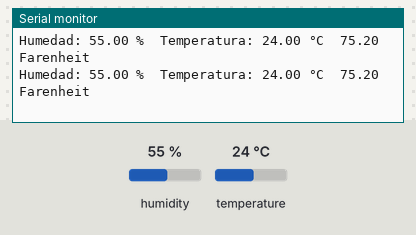
This sketch was run on a simulated Arduino Uno, built with avr-gcc and run on an emulated ATmega328P. Shown: the last lines printed to the serial monitor. Inputs (shaded band) come from the test bench; at power-on: humidity 55 %, temperature 24 °C.

Above: at 10.8 s.
10.9 s: humidity set to 22 %
At 16.2 s:
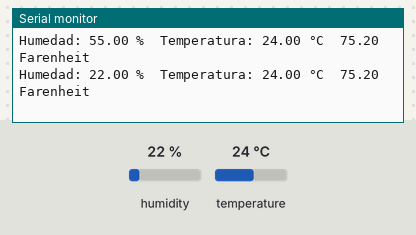
18.4 s: temperature set to 12 °C
At 20.9 s:
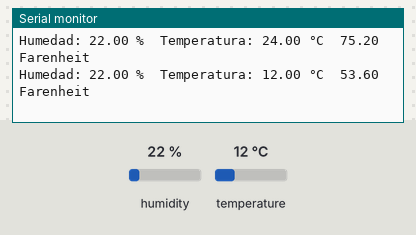
25.9 s: humidity set to 40 %
At 31.5 s:
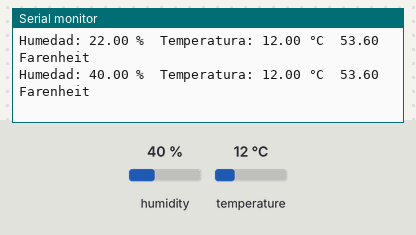
Timing chart, 0 to 33.0 s (numbered marks = the images above; inputs shaded):
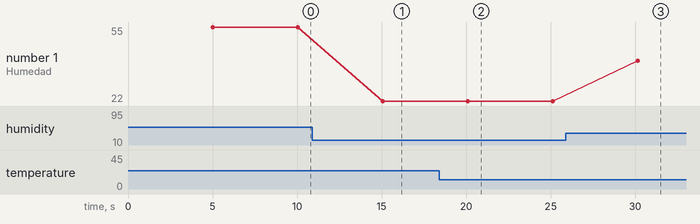

The sketch:

Sensor_DTH11.ino
```cpp
#include <DHT.h> // Incluimos biblioteca
#include <DHT_U.h>

#define DHTPIN 2  // Nombrando el pin

DHT dht(DHTPIN,DHT11);  // Inicializar sensor

void setup() {
  Serial.begin(9600);
  dht.begin();  // Inicializar comunicación con el sensor
}

void loop(){
  delay(5000); // Cada 5 segundos hace una lectura
  float humedad = dht.readHumidity();  // Leer datos de humedad
  float temperatura = dht.readTemperature();  // Leer datos de temperatura
  float farenheit = dht.readTemperature(true); // Leer temperatura en Farenheit

  if(isnan(humedad) || isnan(temperatura) || isnan(farenheit)){    // isnan: isn´t a number
    Serial.println("Error de lectura");
  }else{
    Serial.print("Humedad: ");
    Serial.print(humedad);
    Serial.print(" %\t");   // \t significa tabulación
    Serial.print("Temperatura: ");
    Serial.print(temperatura);
    Serial.print(" °C\t");
    Serial.print(farenheit);
    Serial.println(" Farenheit");
  }
}
```

Measured:
- after the input at 10.9 s, the serial monitor: prints a new line after 4.2 s (image 1)
- after the input at 18.4 s, the serial monitor: prints a new line after 1.7 s (image 2)
- after the input at 25.9 s, the serial monitor: prints a new line after 4.2 s (image 3)
- plotted number 1: 55 → 22 after the input at 10.9 s, 22 → 40 after the input at 25.9 s
